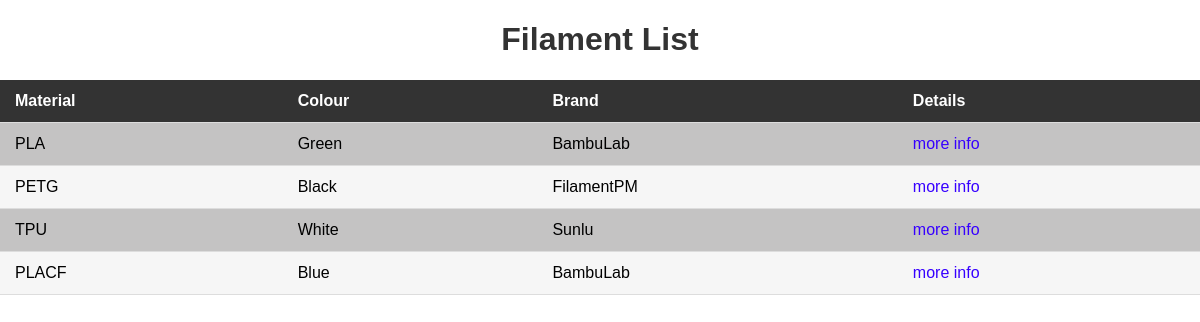
Screenshot of /filament/ with the database file from the repository.
### filamentManager/models.py (models this page shows, shortened)
class Filament(models.Model):
    class Material(models.TextChoices):
        PLA = "PLA", "PLA"
        PLACF = "PLACF", "PLA with carbon fiber"
        PLAsilk = "PLAsilk", "PLA silk"
        PLAplus = "PLA+", "PLA+ (generic)"
        PETG = "PETG", "PETG"
        ABS = "ABS", "ABS"
        ASA = "ASA", "ASA"
        TPU = "TPU", "TPU"
        TPE = "TPE", "TPE"
    material = models.CharField(max_length=10, choices=Material.choices)
    colour = models.CharField(max_length = 30)
    brand = models.CharField(max_length=50)
    weight = models.IntegerField() # weight in grams
    price = models.DecimalField(max_digits = 5, decimal_places = 2) # max 999.99
    print_temperature = models.IntegerField()
    bed_temperature = models.IntegerField()
    flow = models.DecimalField(default = 0.97, max_digits = 3, decimal_places = 2)
    max_flowrate = models.DecimalField(default = 12, max_digits = 3, decimal_places = 1)
    k_value = models.DecimalField(max_digits = 4, decimal_places = 3)
    purchase_date = models.DateField("Purchase date")

### filamentManager/views.py (the view)
# urls.py: path("", views.index, name="index"),
def index(request):
    filament_list = Filament.objects.all()
    context = {"filament_list": filament_list}
    return render(request, "filamentManager/index.html", context)

### filamentManager/templates/filamentManager/index.html (shortened to what this page needs)
{% load static %}
<!DOCTYPE html>
<html lang="en">
<head>
    <link rel="stylesheet" href="{% static 'filamentManager/index.css' %}">
</head>
<body>
    <h1>Filament List</h1>
    {% if filament_list %}
        <table>
            <thead>
                <tr>
                    <th>Material</th>
                    <th>Colour</th>
                    <th>Brand</th>
                    <th>Details</th>
                </tr>
            </thead>
            <tbody>
                {% for filament in filament_list %}
                    <tr>
                        <td>{{ filament.material }}</td>
                        <td>{{ filament.colour }}</td>
                        <td>{{ filament.brand }}</td>
                        <td><a href="{% url 'detail' filament.id %}">{{ "more info" }}</a></td>
                    </tr>
                {% endfor %}
            </tbody>
        </table>
    {% else %}
        <p>No filaments are available.</p>
    {% endif %}
</body>
</html>

### filamentManager/static/filamentManager/index.css (style rules this page uses)
body { font-family: Arial, sans-serif; background-color: rgba(255, 255, 255, 0.37); background-image: url("background.jpg"); background-repeat: no-repeat; background-size: cover; margin: 0; padding: 0; }
h1 { color: #333; text-align: center; }
table { width: 100%; border-collapse: collapse; border-spacing: 0; margin-top: 20px; }
th, td { padding: 12px 15px; text-align: left; border-bottom: 1px solid #ddd; }
thead th { background-color: #333; color: #fff; }
tbody tr:nth-child(even) { background-color: #f2f2f2b2; }
tbody tr:nth-child(odd) { background-color: #b6b5b5cc; }
a { color: #3700ff; text-decoration: none; }

### rows the page displays
Filament: material "PLA", colour "Green", brand "BambuLab", value "more info"
Filament: material "PETG", colour "Black", brand "FilamentPM", value "more info"
Filament: material "TPU", colour "White", brand "Sunlu", value "more info"
Filament: material "PLACF", colour "Blue", brand "BambuLab", value "more info"
